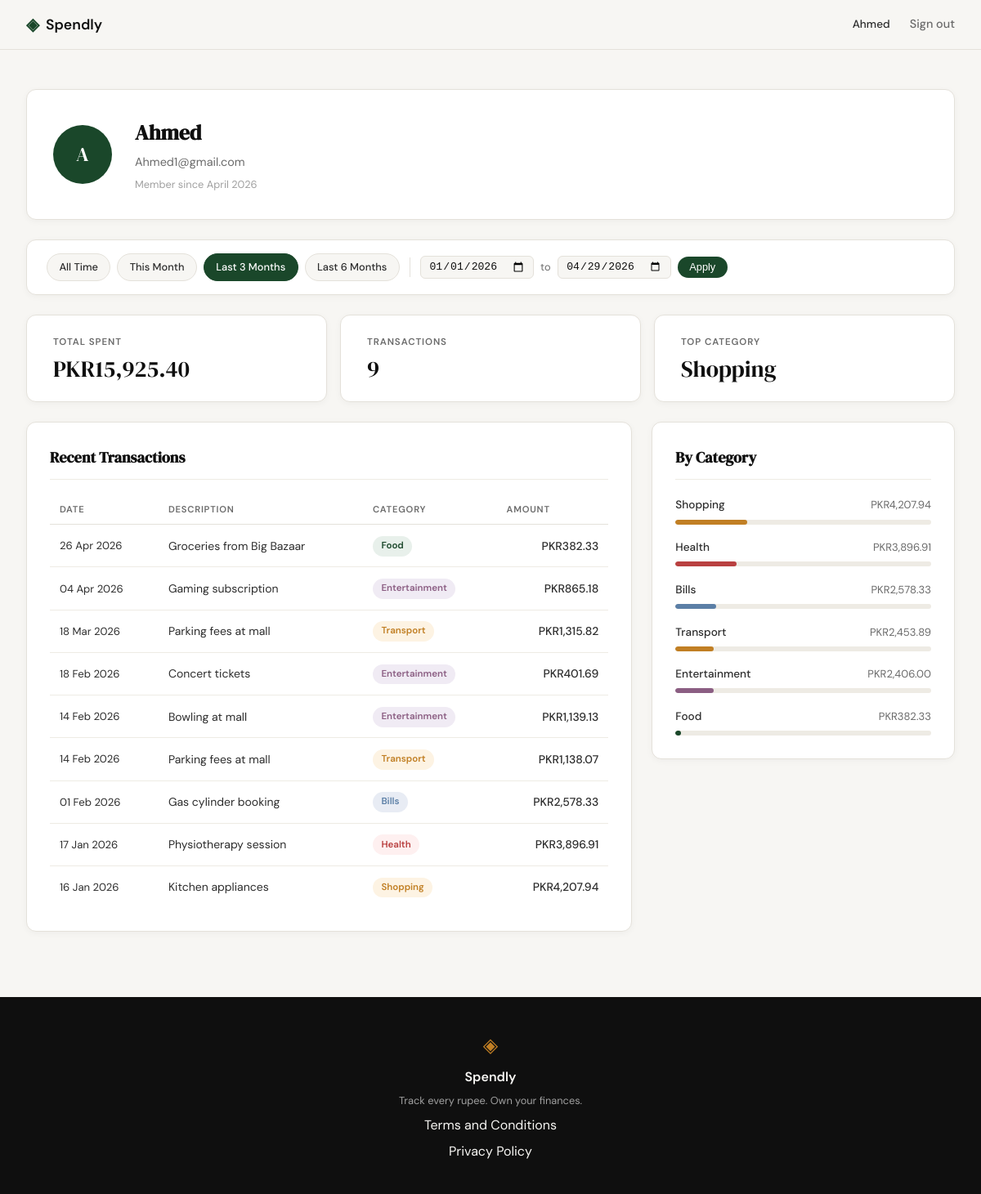
Screenshot of /profile?date_from=2026-01-01&date_to=2026-04-29 (signed in) with the database file from the repository.
### tables this page shows
CREATE TABLE users (
            id INTEGER PRIMARY KEY AUTOINCREMENT,
            name TEXT NOT NULL,
            email TEXT UNIQUE NOT NULL,
            password_hash TEXT NOT NULL,
            created_at TEXT DEFAULT (datetime('now')));

CREATE TABLE expenses (
            id INTEGER PRIMARY KEY AUTOINCREMENT,
            user_id INTEGER NOT NULL REFERENCES users(id),
            amount REAL NOT NULL,
            category TEXT NOT NULL,
            date TEXT NOT NULL,
            description TEXT,
            created_at TEXT DEFAULT (datetime('now')));

### app.py (the view)
@app.route("/profile")
def profile():
    if not session.get("user_id"):
        return redirect(url_for("login"))
    uid = session["user_id"]
    today = date.today()
    date_from = _parse_date(request.args.get("date_from"))
    date_to = _parse_date(request.args.get("date_to"))
    if date_from and date_to and date_from > date_to:
        flash("Start date must be before end date.", "error")
        date_from = date_to = None
    today_str = today.isoformat()
    this_month_from = today.replace(day=1).isoformat()
    this_month_to = today.replace(
        day=calendar.monthrange(today.year, today.month)[1]
    ).isoformat()
    presets = {
        "this_month": {"date_from": this_month_from, "date_to": this_month_to},
        "last_3":     {"date_from": _months_ago(today, 3), "date_to": today_str},
        "last_6":     {"date_from": _months_ago(today, 6), "date_to": today_str},
    }
    return render_template(
        "profile.html",
        user=get_user_by_id(uid),
        stats=get_summary_stats(uid, date_from, date_to),
        expenses=get_recent_transactions(uid, date_from=date_from, date_to=date_to),
        categories=get_category_breakdown(uid, date_from, date_to),
        date_from=date_from,
        date_to=date_to,
        presets=presets,
    )

### app.py (called while the page is built)
def _parse_date(val):
    try:
        datetime.strptime(val, "%Y-%m-%d")
        return val
    except (ValueError, TypeError):
        return None

def _months_ago(today, n):
    m, y = today.month - n, today.year
    while m <= 0:
        m += 12
        y -= 1
    return date(y, m, 1).isoformat()

### database/db.py (called while the page is built)
def get_db():
    conn = sqlite3.connect(DB_PATH)
    conn.row_factory = sqlite3.Row
    conn.execute("PRAGMA foreign_keys = ON")
    return conn

### database/queries.py (called while the page is built)
def _build_date_filter(date_from, date_to):
    if date_from and date_to:
        return "AND date BETWEEN ? AND ?", [date_from, date_to]
    return "", []

def get_user_by_id(user_id):
    conn = get_db()
    row = conn.execute(
        "SELECT id, name, email, created_at FROM users WHERE id = ?",
        (user_id,),
    ).fetchone()
    conn.close()
    if row is None:
        return None
    name = row["name"]
    initials = "".join(w[0].upper() for w in name.split() if w)
    member_since = datetime.strptime(row["created_at"], "%Y-%m-%d %H:%M:%S").strftime("%B %Y")
    return {
        "name": name,
        "email": row["email"],
        "initials": initials,
        "member_since": member_since,
    }

def get_recent_transactions(user_id, limit=10, date_from=None, date_to=None):
    date_clause, date_params = _build_date_filter(date_from, date_to)
    params = [user_id] + date_params + [limit]
    conn = get_db()
    rows = conn.execute(
        "SELECT date, description, category, amount "
        "FROM expenses "
        "WHERE user_id = ? "
        + date_clause +
        " ORDER BY date DESC, id DESC "
        "LIMIT ?",
        params,
    ).fetchall()
    conn.close()
    return [
        {
            "date": datetime.strptime(row["date"], "%Y-%m-%d").strftime("%d %b %Y"),
            "description": row["description"],
            "category": row["category"],
            "amount": "{:,.2f}".format(row["amount"]),
        }
        for row in rows
    ]

### templates/profile.html (shortened to what this page needs)
{% extends "base.html" %}
{% block head %}
<link rel="stylesheet" href="{{ url_for('static', filename='css/profile.css') }}">
{% endblock %}
{% block content %}
<div class="profile-page">
    <div class="profile-inner">
        <div class="profile-header-card">
            <div class="profile-avatar">{{ user.initials }}</div>
            <div class="profile-info">
                <h1 class="profile-name">{{ user.name }}</h1>
                <p class="profile-email">{{ user.email }}</p>
                <p class="profile-since">Member since {{ user.member_since }}</p>
            </div>
        </div>
        <div class="filter-bar">
            <div class="filter-presets">
                <a href="{{ url_for('profile') }}"
                   class="filter-preset-btn{% if not date_from and not date_to %} filter-preset-btn--active{% endif %}">
                    All Time
                </a>
                <a href="{{ url_for('profile', date_from=presets.this_month.date_from, date_to=presets.this_month.date_to) }}"
                   class="filter-preset-btn{% if date_from == presets.this_month.date_from and date_to == presets.this_month.date_to %} filter-preset-btn--active{% endif %}">
                    This Month
                </a>
                <a href="{{ url_for('profile', date_from=presets.last_3.date_from, date_to=presets.last_3.date_to) }}"
                   class="filter-preset-btn{% if date_from == presets.last_3.date_from and date_to == presets.last_3.date_to %} filter-preset-btn--active{% endif %}">
                    Last 3 Months
                </a>
                <a href="{{ url_for('profile', date_from=presets.last_6.date_from, date_to=presets.last_6.date_to) }}"
                   class="filter-preset-btn{% if date_from == presets.last_6.date_from and date_to == presets.last_6.date_to %} filter-preset-btn--active{% endif %}">
                    Last 6 Months
                </a>
            </div>
            <form class="filter-form" method="GET" action="{{ url_for('profile') }}">
                <input type="date" name="date_from" class="filter-date-input"
                       value="{{ date_from or '' }}">
                <span class="filter-to-label">to</span>
                <input type="date" name="date_to" class="filter-date-input"
                       value="{{ date_to or '' }}">
                <button type="submit" class="filter-apply-btn">Apply</button>
            </form>
        </div>
        <div class="profile-stats">
            <div class="stat-card">
                <span class="stat-label">Total Spent</span>
                <span class="stat-value">PKR{{ stats.total }}</span>
            </div>
            <div class="stat-card">
                <span class="stat-label">Transactions</span>
                <span class="stat-value">{{ stats.count }}</span>
            </div>
            <div class="stat-card">
                <span class="stat-label">Top Category</span>
                <span class="stat-value">{{ stats.top_category }}</span>
            </div>
        </div>
        <div class="profile-grid">
            <div class="profile-section">
                <h2 class="section-title">Recent Transactions</h2>
                <div class="tx-table-wrapper">
                    <table class="tx-table">
                        <thead>
                            <tr>
                                <th>Date</th>
                                <th>Description</th>
                                <th>Category</th>
                                <th class="tx-amount-col">Amount</th>
                            </tr>
                        </thead>
                        <tbody>
                            {% for tx in expenses %}
                            <tr>
                                <td class="tx-date">{{ tx.date }}</td>
                                <td class="tx-desc">{{ tx.description }}</td>
                                <td>
                                    <span class="cat-badge cat-badge--{{ tx.category | lower }}">
                                        {{ tx.category }}
                                    </span>
                                </td>
                                <td class="tx-amount">PKR{{ tx.amount }}</td>
                            </tr>
                            {% endfor %}
                        </tbody>
                    </table>
                </div>
            </div>
            <div class="profile-section">
                <h2 class="section-title">By Category</h2>
                <div class="category-list">
                    {% for cat in categories %}
                    <div class="cat-row">
                        <div class="cat-row-header">
                            <span class="cat-row-name">{{ cat.name }}</span>
                            <span class="cat-row-amount">PKR{{ cat.amount }}</span>
                        </div>
                        <div class="cat-bar-track">
                            <div class="cat-bar cat-bar--{{ cat.name | lower }}"
                                 style="width: {{ cat.percent }}%"></div>
                        </div>
                    </div>
                    {% endfor %}
                </div>
            </div>
        </div>
    </div>
</div>
{% endblock %}

### templates/base.html (shortened to what this page needs)
<!DOCTYPE html>
<html lang="en">
<head>
    <link rel="stylesheet" href="{{ url_for('static', filename='css/style.css') }}">
    {% block head %}{% endblock %}
</head>
<body>
    <nav class="navbar">
        <div class="nav-inner">
            <a href="{{ url_for('landing') }}" class="nav-brand">
                <span class="brand-icon">◈</span>
                <span class="brand-name">Spendly</span>
            </a>
            <div class="nav-links">
                {% if session.user_id %}
                <span class="nav-username">{{ session.user_name }}</span>
                <a href="{{ url_for('logout') }}">Sign out</a>
                {% else %}
                <a href="{{ url_for('login') }}">Sign in</a>
                <a href="{{ url_for('register') }}" class="nav-cta">Get started</a>
                {% endif %}
            </div>
        </div>
    </nav>
    <main class="main-content">
        {% block content %}{% endblock %}
    </main>
    <footer class="footer">
        <div class="footer-inner">
            <span class="brand-icon">◈</span>
            <span class="footer-name">Spendly</span>
            <p class="footer-copy">Track every rupee. Own your finances.</p>
            <a href="/terms">Terms and Conditions</a>
            <a href="/privacy">Privacy Policy</a>
        </div>
    </footer>
</body>
</html>

### static/css/style.css (style rules this page uses)
:root { --ink: #0f0f0f; --ink-soft: #2d2d2d; --ink-muted: #6b6b6b; --ink-faint: #a0a0a0; --paper: #f7f6f3; --paper-warm: #f0ede6; --paper-card: #ffffff; --accent: #1a472a; --accent-light: #e8f0eb; --accent-2: #c17f24; --accent-2-light: #fdf3e3; --danger: #c0392b; --danger-light: #fdecea; --border: #e4e1da; --border-soft: #eeebe4; --font-display: 'DM Serif Display', Georgia, serif; --font-body: 'DM Sans', system-ui, sans-serif; --max-width: 1200px; --auth-width: 440px; --radius-sm: 6px; --radius-md: 12px; --radius-lg: 20px; }
*, *::before, *::after { box-sizing: border-box; margin: 0; padding: 0; }
html { font-size: 16px; scroll-behavior: smooth; }
body { background: var(--paper); color: var(--ink); font-family: var(--font-body); font-size: 1rem; line-height: 1.6; -webkit-font-smoothing: antialiased; }
a { color: inherit; text-decoration: none; }
.navbar { position: sticky; top: 0; z-index: 100; background: var(--paper); border-bottom: 1px solid var(--border); padding: 0 2rem; }
.nav-inner { max-width: var(--max-width); margin: 0 auto; height: 60px; display: flex; align-items: center; justify-content: space-between; }
.nav-brand { display: flex; align-items: center; gap: 0.5rem; font-family: var(--font-body); font-weight: 600; font-size: 1.1rem; color: var(--ink); }
.brand-icon { color: var(--accent); font-size: 1.3rem; }
.brand-name { color: var(--ink); }
.nav-links { display: flex; align-items: center; gap: 1.5rem; font-size: 0.9rem; font-weight: 500; }
.nav-links a { color: var(--ink-muted); transition: color 0.2s; }
.main-content { min-height: calc(100vh - 60px - 100px); }
.footer { background: var(--ink); color: var(--paper); padding: 2.5rem 2rem; text-align: center; }
.footer-inner { display: flex; flex-direction: column; align-items: center; gap: 0.4rem; }
.footer .brand-icon { color: var(--accent-2); font-size: 1.5rem; }
.footer-name { font-weight: 600; font-size: 1rem; }
.footer-copy { font-size: 0.8rem; color: var(--ink-faint); }

### rows the page displays
users: user_name "Ahmed", name "Ahmed", email "Ahmed1@gmail.com"
expenses: date "26 Apr 2026", description "Groceries from Big Bazaar", category "Food", amount "382.33", name "Food", {{ cat.percent }} 2 (drawn)
expenses: date "04 Apr 2026", description "Gaming subscription", category "Entertainment", amount "865.18"
expenses: date "18 Mar 2026", description "Parking fees at mall", category "Transport", amount "1,315.82"
expenses: date "18 Feb 2026", description "Concert tickets", category "Entertainment", amount "401.69"
expenses: date "14 Feb 2026", description "Bowling at mall", category "Entertainment", amount "1,139.13"
expenses: date "14 Feb 2026", description "Parking fees at mall", category "Transport", amount "1,138.07"
expenses: date "01 Feb 2026", description "Gas cylinder booking", category "Bills", amount "2,578.33", name "Bills", {{ cat.percent }} 16 (drawn)
expenses: date "17 Jan 2026", description "Physiotherapy session", category "Health", amount "3,896.91", name "Health", {{ cat.percent }} 24 (drawn)
expenses: date "16 Jan 2026", description "Kitchen appliances", category "Shopping", amount "4,207.94", name "Shopping", {{ cat.percent }} 28 (drawn)

### other values shown
{{ user.initials }} "A"
{{ user.member_since }} "April 2026"
{{ stats.total }} "15,925.40"
{{ stats.count }} "9"
{{ stats.top_category }} "Shopping"
{{ cat.name }} "Transport" "Entertainment"
{{ cat.amount }} "2,453.89" "2,406.00"
